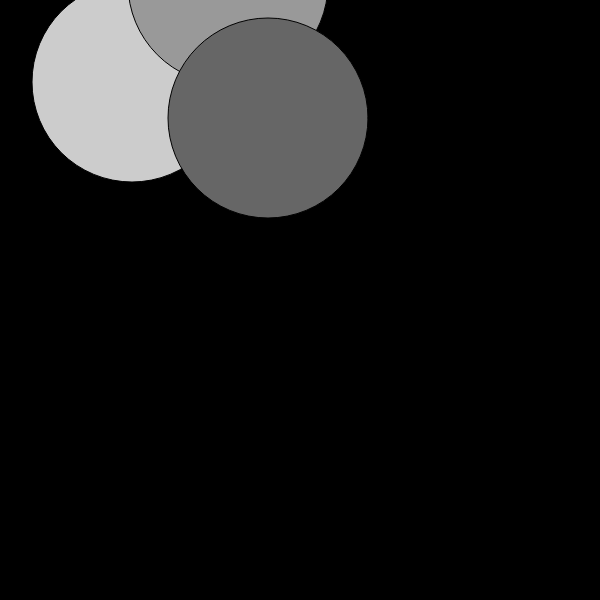
Frame 1 (no input)
Frame 60 (no input): identical to frame 1, image omitted
Frame 120 (the mouse pressed at the canvas centre since frame 60): identical to frame 1, image omitted

The p5.js sketch that drew this single still picture (run headless with seeded random() and noise() and a simulated clock; from frame 60 on, the mouse is pressed at the canvas centre):

// p5.js sketch
// ── sketch.js
var centerX = 100
var centerY = 100



function setup() {
  createCanvas (600,600);
  background (300);
}

function draw() {
  background (300);
  ellipse (140, 0, 190, 190);
// The rectangle draws on top of the ellipse
// because it comes after in the code
	    rect (160, 30, 260, 20);
      
  	 background (0);		// Black
	   fill (204);			// Light Gray
	   ellipse (132, 82, 200, 200);	// Light Gray Circle
	   fill (153);			// Medium Gray
	   ellipse (228, -16, 200, 200);	// Medium Gray Circle
	   fill (102);			// Dark Gray
  	 ellipse (268, 118, 200, 200);	// Dark Gray Circle

}
